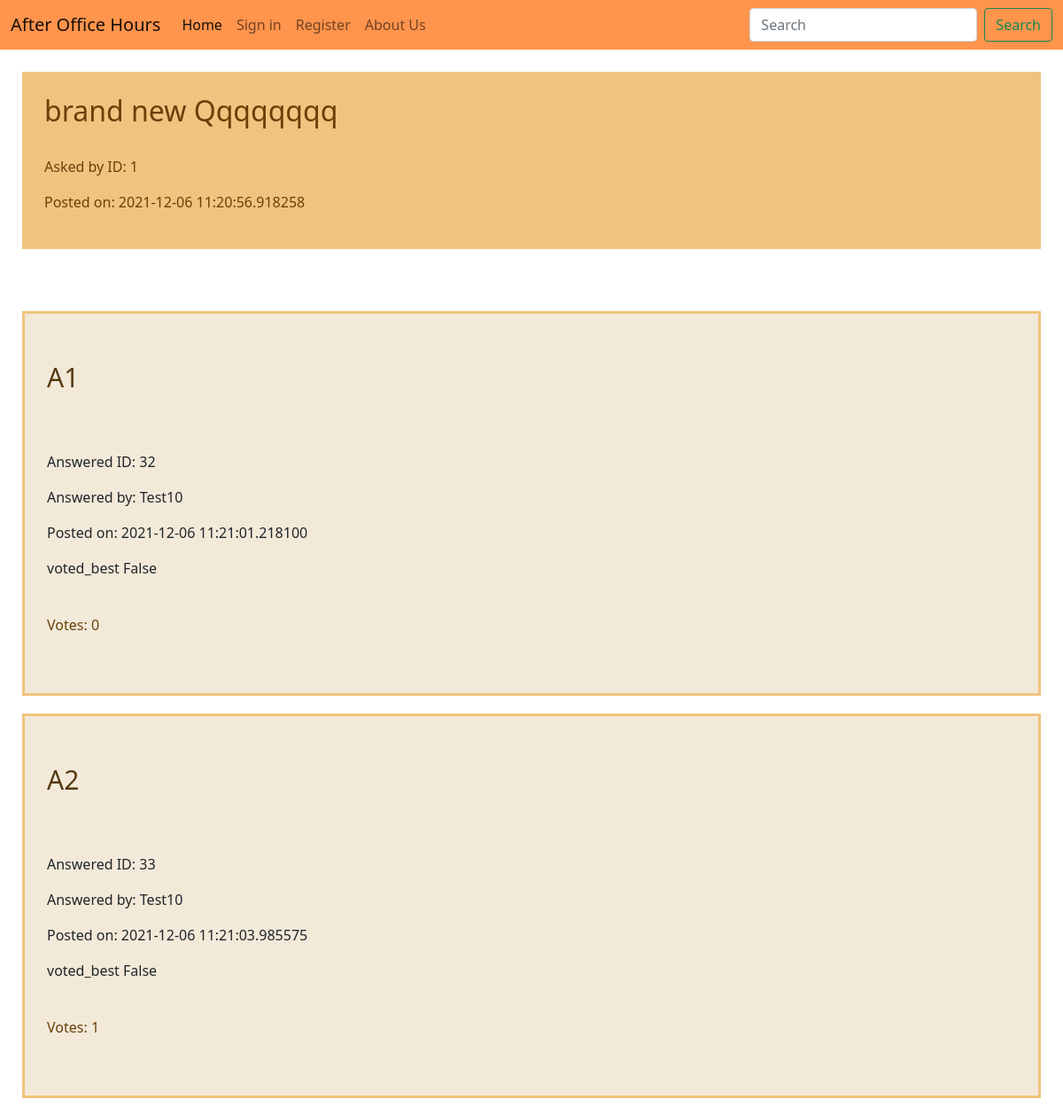
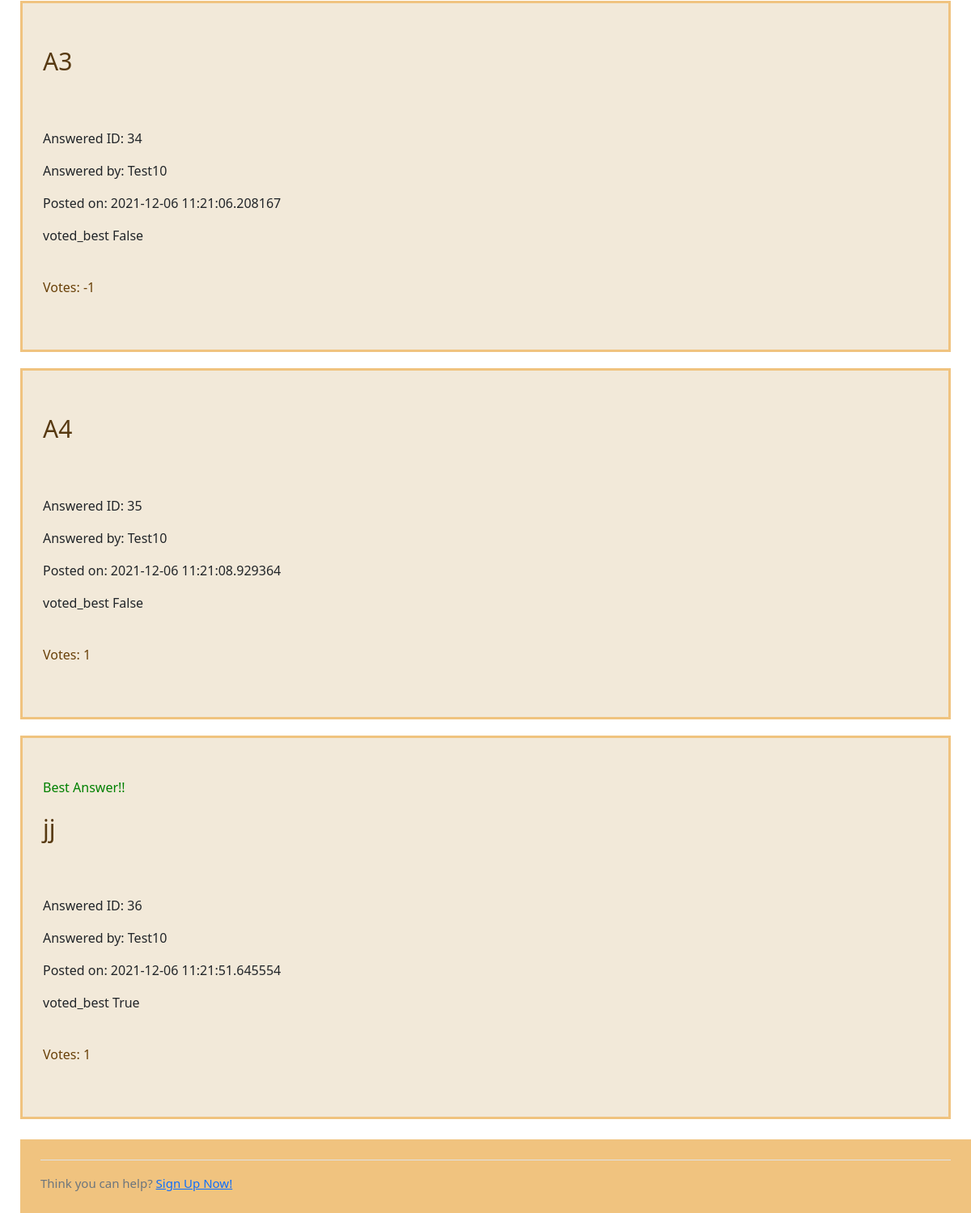
Page /question/10 on the committed database (2 pictures, top to bottom).
### Question.py (models this page shows)
class Question(db.Model):
    id = db.Column(db.Integer, primary_key=True)
    q_text = db.Column(db.Text)
    asked_by_id = db.Column(db.Integer, db.ForeignKey('user.id'))
    post_time = db.Column(db.DateTime)
    solved = db.Column(db.Boolean)
    answers = db.relationship('Answer', backref='question', lazy = True)

class Answer(db.Model):
    id = db.Column(db.Integer, primary_key=True)
    a_text = db.Column(db.Text)
    answered_by_id = db.Column(db.String, db.ForeignKey('user.username'))
    answer_to = db.Column(db.Integer, db.ForeignKey('question.id'))
    post_time = db.Column(db.DateTime)
    votes = db.Column(db.Integer)
    voted_best = db.Column(db.Boolean)

### Question.py (the view)
@app.route("/question/<int:question_id>", methods=['GET', 'POST'])
def question(question_id):
    question = Question.query.get_or_404(question_id)
    question_id = question.id
    if request.method == 'POST' and Answer.query.all()!= None:
        if request.form.get("answer"):
            answer = request.form['answer']
            answer = Answer(
                a_text = answer,
                answered_by_id = current_user.username,
                answer_to = question_id,
                post_time = datetime.now(),
                votes = 0,
                voted_best = False
            )
            db.session.add(answer)
            db.session.commit()
            return redirect(url_for('answer', question_id=question_id))
        elif request.form.get("solved"):
            answer_id = request.form.get("solved")
            current_answer = Answer.query.get_or_404(answer_id)
            current_answer.voted_best = True
            question.solved = True
            db.session.commit()
            return redirect(url_for('answer', question_id=question_id))
        elif request.form.get("voteUp"):
            answer_id = request.form['voteUp']
            current_answer = Answer.query.get_or_404(answer_id)
            voted_by_user = Votes.query.filter_by(voted_by_id = current_user.id, voted_on = answer_id).first()
            if voted_by_user == None:
                voted_by_user = True
                current_answer.votes = (current_answer.votes + 1)
                vote_pressed = Votes(voted_by_id = current_user.id,
                    voted_on = answer_id)
                db.session.add(vote_pressed)
                db.session.commit()
                q1 = Answer.query.filter_by(answer_to=question_id)
                q1.all()
                q1.order_by(Answer.votes).all()
                answers = q1.order_by(Answer.votes.desc()).all()
                context = {
                'question' : question,
                'current_answer' : current_answer,
                'answers' : answers
                }
                return render_template( 'question_view.html', voted_by_user = False, question_id=question_id, **context)
            else:
                voted_by_user = True
                q1 = Answer.query.filter_by(answer_to=question_id)
                q1.all()
                q1.order_by(Answer.votes).all()
                answers = q1.order_by(Answer.votes.desc()).all()
                context = {
                'question' : question,
                'current_answer' : current_answer,
                'answers' : answers
                }
                return render_template( 'question_view.html', voted_by_user = voted_by_user, question_id=question_id, **context)
        elif request.form.get("voteDown"):
            answer_id = request.form['voteDown']
            current_answer = Answer.query.get_or_404(answer_id)
            voted_by_user = Votes.query.filter_by(voted_by_id = current_user.id, voted_on = answer_id).first()
            if voted_by_user == None:
                voted_by_user = True
                current_answer = Answer.query.get_or_404(answer_id)
                current_answer.votes = (current_answer.votes - 1)
                vote_pressed = Votes(voted_by_id = current_user.id,
                    voted_on = answer_id)
                db.session.add(vote_pressed)
                db.session.commit()
                q1 = Answer.query.filter_by(answer_to=question_id)
                q1.all()
                q1.order_by(Answer.votes).all()
                answers = q1.order_by(Answer.votes.desc()).all()
                context = {
                'question' : question,
                'current_answer' : current_answer,
                'answers' : answers
                }
                return render_template( 'question_view.html', voted_by_user = False, question_id=question_id, **context)
            else:
                voted_by_user = True
                q1 = Answer.query.filter_by(answer_to=question_id)
                q1.all()
                q1.order_by(Answer.votes).all()
                answers = q1.order_by(Answer.votes.desc()).all()
                context = {
                'question' : question,
                'current_answer' : current_answer,
                'answers' : answers
                }
                return render_template( 'question_view.html', voted_by_user = voted_by_user, question_id=question_id, **context)
        else:
            answers = Answer.query.filter_by(answer_to=question_id).all()
            context = {
            'question' : question,
            'answers' : answers
            }
            return render_template( 'question_view.html', **context)
    else:
        answers = Answer.query.filter_by(answer_to=question_id).all()
        context = {
        'question' : question,
        'answers' : answers
        }
        return render_template( 'question_view.html', **context)

### Templates/question_view.html (shortened to what this page needs)
{% extends 'home.html' %}
{% block content %}
        <div class="row">
          <div class="col-lg-12">
            <div class="well bs-component">
              <form class="form-horizontal" method="POST" action="{{ url_for('question', question_id=question.id) }}">
                <div class="asked_question_header">
                  <h2>{{ question.q_text }}</h2>
                  <br>
                  <p class="list-group-item-text">Asked by ID: {{ question.asked_by_id }}</p>
                  <p class="list-group-item-text">Posted on: {{ question.post_time }}</p>
                </div>
                <div class="displayed_answers">
                  {% for answer in answers %}
                  <div class="individual_answer">
                    <br>
                    {%if answer.voted_best == True and question.solved == True %}
                    <p style="color:green"> Best Answer!!</p>
                    {%endif %}
                    <div class="displayed_answer_header">
                      <p class="list-group-item-text">{{ answer.a_text }}</p>
                     <br>
                    </div>
                    <p class="list-group-item-text">Answered ID: {{ answer.id }}</p>
                    <p class="list-group-item-text">Answered by: {{ answer.answered_by_id }}</p>
                    <p class="list-group-item-text">Posted on: {{ answer.post_time }}</p>
                    <p class="list-group-item-text">voted_best {{ answer.voted_best }}</p>
                    <br>
                      <p class="list-group-item-text" id="votes">Votes: {{ answer.votes }}</p>
                      <br>
                  </div>
                  {% endfor %}
                </div>
                {% if not current_user.is_authenticated %}
                <div class="prompt_user_to_sign_in">
                  <div class="border-top pt-3">
                    <small class="text-muted">
                        Think you can help? <a class="ml-2" href="{{ url_for('register') }}">Sign Up Now!</a>
                    </small>
                  </div>
                </div>
                {%endif %}
              </form>
            </div>
          </div>
        </div>
{% endblock %}

### static/website_style.css (style rules this page uses)
* { margin: 0; padding: 0; }
#votes { color: rgb(105, 64, 8); }
.asked_question_header { background-color: rgb(240, 195, 127); color: rgb(105, 64, 8); margin: 25px; padding: 25px; }
.displayed_answers { padding: 25px; }
.individual_answer { margin-top: 20px; padding: 25px; border-style: solid; border-width: 3px; background-color: rgb(242, 233, 217); border-color: rgb(240, 195, 127); }
.displayed_answer_header { font-size: 30px; color: rgb(87, 57, 17); }
.prompt_user_to_sign_in { padding: 25px; margin-left: 25px; background-color: rgb(240, 195, 127); }
.prompt_user_to_sign_in small { font-size: 15px; }

### rows in the picture
Question: q_text "brand new Qqqqqqqq", asked_by_id "1", post_time "2021-12-06 11:20:56.918258"
Answer: a_text "A1", id "32", answered_by_id "Test10", post_time "2021-12-06 11:21:01.218100", voted_best "False", votes "0"
Answer: a_text "A2", id "33", answered_by_id "Test10", post_time "2021-12-06 11:21:03.985575", voted_best "False", votes "1"
Answer: a_text "A3", id "34", answered_by_id "Test10", post_time "2021-12-06 11:21:06.208167", voted_best "False", votes "-1"
Answer: a_text "A4", id "35", answered_by_id "Test10", post_time "2021-12-06 11:21:08.929364", voted_best "False", votes "1"
Answer: shows "Best Answer!!", a_text "jj", id "36", answered_by_id "Test10", post_time "2021-12-06 11:21:51.645554", voted_best "True", votes "1"
